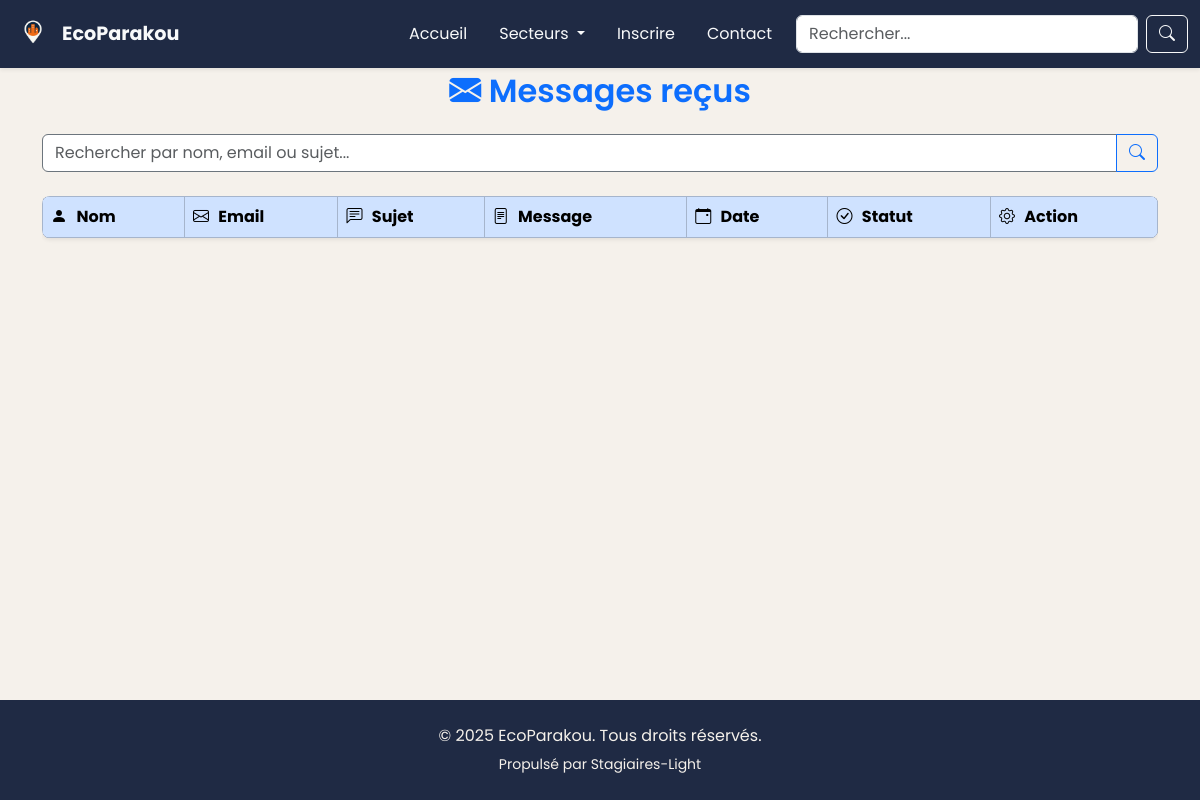
The app's page /admin/messages/messages_contact.php, older data.
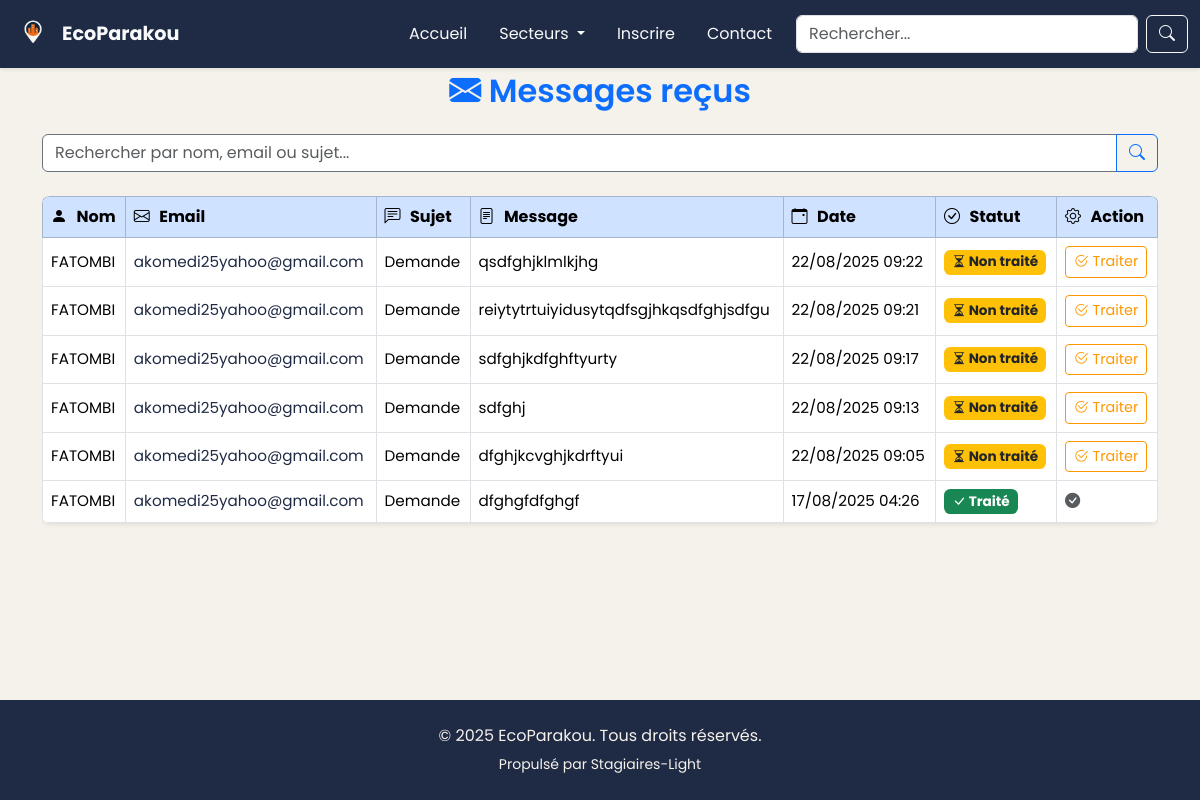
The same page, newer data.
### tables this page shows
CREATE TABLE `messages_contact` (
  `id` int NOT NULL,
  `nom` varchar(100) DEFAULT NULL,
  `email` varchar(100) DEFAULT NULL,
  `sujet` varchar(150) DEFAULT NULL,
  `message` text,
  `date_envoi` datetime DEFAULT CURRENT_TIMESTAMP,
  `traite` tinyint(1) NOT NULL DEFAULT '0'
);

### admin/messages/messages_contact.php (the view, shortened to what this page needs)
<?php
  require_once '../../includes/db.php';
  $search = isset($_GET['q']) ? trim($_GET['q']) : '';
  $search_sql = $search ? "WHERE (nom LIKE '%$search%' OR email LIKE '%$search%' OR sujet LIKE '%$search%')" : '';
  $messages = $mysqli->query("SELECT id, nom, email, sujet, message, date_envoi, traite
    FROM messages_contact
    $search_sql
    ORDER BY date_envoi DESC
  ");
?>
<!DOCTYPE html>
<html lang="fr">
  <head>
    <?php include_once '../../includes/meta-head.php'; ?>
    <link rel="stylesheet" href="../../public/assets/css/messages_contacts.css">
    <link rel="stylesheet" href="../../public/assets/css/header.css">
    <link rel="stylesheet" href="../../public/assets/css/footer.css">
  </head>
  <body>
    <?php include '../../includes/header.php'; ?>
    <main>
      <div class="container py-5">
        <h2 class="mb-4 text-primary text-center pt-4"><i class="bi bi-envelope-fill"></i> Messages reçus</h2>
        <form method="get" class="input-group mb-4">
          <input type="text" name="q" class="form-control" placeholder="Rechercher par nom, email ou sujet..." value="<?= htmlspecialchars($search) ?>">
          <button class="btn btn-outline-primary" type="submit">
            <i class="bi bi-search"></i>
          </button>
        </form>
        <div class="table-responsive">
          <table class="table table-bordered table-hover bg-white shadow-sm">
            <thead class="table-primary">
              <tr>
                <th><i class="bi bi-person-fill"></i> Nom</th>
                <th><i class="bi bi-envelope"></i> Email</th>
                <th><i class="bi bi-chat-left-text"></i> Sujet</th>
                <th><i class="bi bi-file-text"></i> Message</th>
                <th><i class="bi bi-calendar-event"></i> Date</th>
                <th><i class="bi bi-check-circle"></i> Statut</th>
                <th><i class="bi bi-gear"></i> Action</th>
              </tr>
            </thead>
            <tbody>
              <?php while ($msg = $messages->fetch_assoc()): ?>
                <tr>
                  <td><?= htmlspecialchars($msg['nom']) ?></td>
                  <td><a href="mailto:<?= htmlspecialchars($msg['email']) ?>" class="text-decoration-none"><?= htmlspecialchars($msg['email']) ?></a></td>
                  <td><?= htmlspecialchars($msg['sujet']) ?></td>
                  <td><?= nl2br(htmlspecialchars($msg['message'])) ?></td>
                  <td><?= date('d/m/Y H:i', strtotime($msg['date_envoi'])) ?></td>
                  <td>
                    <?php if ($msg['traite']): ?>
                      <span class="badge bg-success"><i class="bi bi-check-lg"></i> Traité</span>
                    <?php else: ?>
                      <span class="badge bg-warning text-dark"><i class="bi bi-hourglass-split"></i> Non traité</span>
                    <?php endif; ?>
                  </td>
                  <td>
                    <?php if (!$msg['traite']): ?>
                      <a href="?traite=<?= $msg['id'] ?>" class="btn btn-sm btn-outline-success icon-btn">
                        <i class="bi bi-check2-circle"></i> Traiter
                      </a>
                    <?php else: ?>
                      <span class="text-muted"><i class="bi bi-check-circle-fill"></i></span>
                    <?php endif; ?>
                  </td>
                </tr>
              <?php endwhile; ?>
            </tbody>
          </table>
        </div>
      </div>
    </main>
    <?php include '../../includes/footer.php'; ?>
  </body>
</html>

Row changes from the older to the newer data that the page shows:
added messages_contact: nom "FATOMBI", email "akomedi25yahoo@gmail.com", sujet "Demande", message "qsdfghjklmlkjhg", date_envoi "22/08/2025 09:22", traite 0 (drawn)
added messages_contact: nom "FATOMBI", email "akomedi25yahoo@gmail.com", sujet "Demande", message "reiytytrtuiyidusytqdfsgjhkqsdfghjsdfgu", date_envoi "22/08/2025 09:21", traite 0 (drawn)
added messages_contact: nom "FATOMBI", email "akomedi25yahoo@gmail.com", sujet "Demande", message "sdfghjkdfghftyurty", date_envoi "22/08/2025 09:17", traite 0 (drawn)
added messages_contact: nom "FATOMBI", email "akomedi25yahoo@gmail.com", sujet "Demande", message "sdfghj", date_envoi "22/08/2025 09:13", traite 0 (drawn)
added messages_contact: nom "FATOMBI", email "akomedi25yahoo@gmail.com", sujet "Demande", message "dfghjkcvghjkdrftyui", date_envoi "22/08/2025 09:05", traite 0 (drawn)
added messages_contact: nom "FATOMBI", email "akomedi25yahoo@gmail.com", sujet "Demande", message "dfghgfdfghgf", date_envoi "17/08/2025 04:26", traite 1 (drawn)
